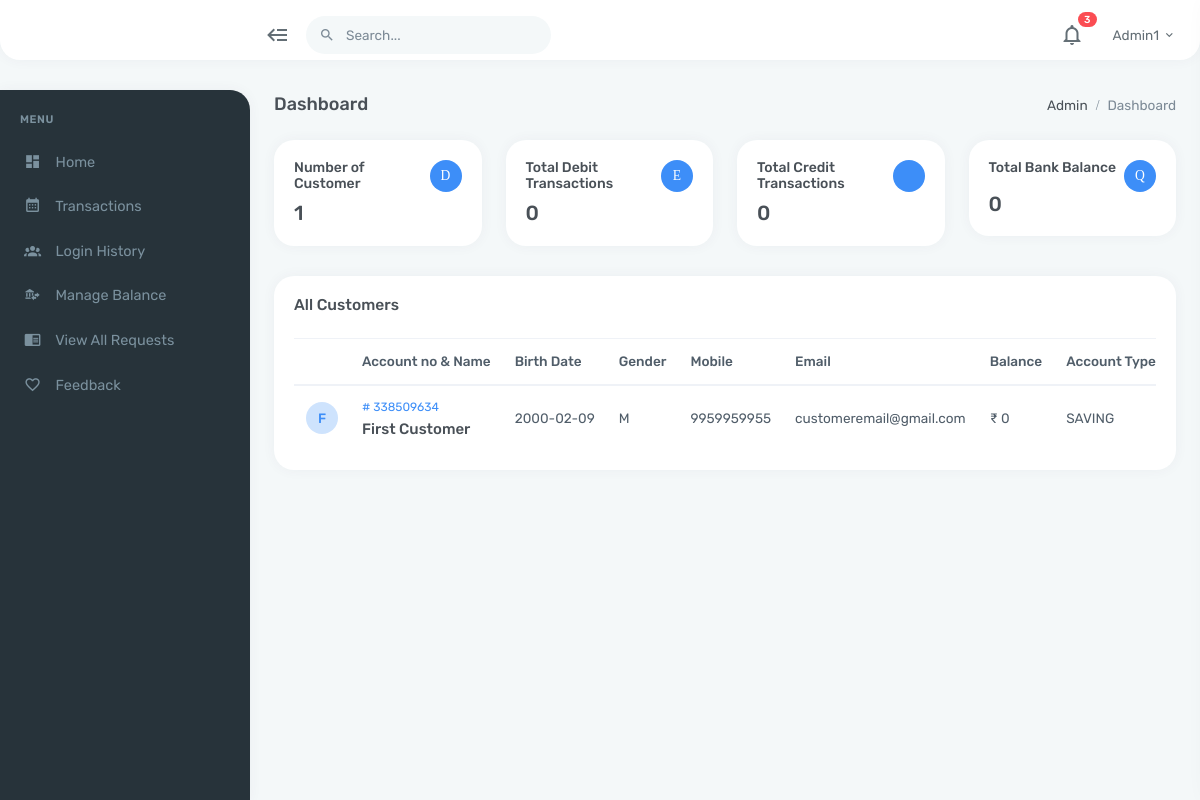
/admin/dist/index.php (signed in), run on the app's committed database.
### tables this page shows
CREATE TABLE `tbl_customer` (
  `account_no` int(9) NOT NULL,
  `full_name` char(100) NOT NULL,
  `gender` char(10) NOT NULL,
  `birth_date` date NOT NULL,
  `mobile` char(15) NOT NULL,
  `email` char(100) NOT NULL
);

CREATE TABLE `tbl_balance` (
  `account_no` int(9) NOT NULL,
  `account_type` varchar(20) NOT NULL,
  `balance` int(10) NOT NULL
);

CREATE TABLE `tbl_account_type` (
  `account_no` int(9) NOT NULL,
  `account_type` char(10) NOT NULL
);

### admin/dist/index.php (the view, shortened to what the rows shown need)
<?php
    include('connect.php');
    if(isset($_SESSION["s_admin_id"]))
    {
        $Admin_id = $_SESSION["s_admin_id"];
        $query_admin = "SELECT * FROM tbl_admin WHERE admin_id=$Admin_id";
        $result_admin = mysqli_query($con, $query_admin);
        $row_admin_detail = mysqli_fetch_array($result_admin);
    } else {
        header("location:http://localhost/online-banking/admin/dist/auth-login.php");
    }
?>
    <!doctype html>
    <html lang="en">
    <head>
        <link href="assets/libs/slick-slider/slick/slick.css" rel="stylesheet" type="text/css" />
        <link href="assets/libs/slick-slider/slick/slick-theme.css" rel="stylesheet" type="text/css" />
        <link href="assets/libs/jqvmap/jqvmap.min.css" rel="stylesheet" />
        <link href="assets/css/bootstrap.min.css" rel="stylesheet" type="text/css" />
        <link href="assets/css/icons.min.css" rel="stylesheet" type="text/css" />
        <link href="assets/css/app.min.css" rel="stylesheet" type="text/css" />
    </head>
    <body data-sidebar="dark">
        <div id="layout-wrapper">
            <?php
include "header-sidepanel.php"
?>
                <div class="main-content">
                    <div class="page-content">
                        <div class="container-fluid">
                            <div class="row">
                                <div class="col-lg-12">
                                    <div class="card">
                                        <div class="card-body">
                                            <div class="table-responsive">
                                                <table class="table table-centered table-nowrap mb-0">
                                                    <thead>
                                                        <tr>
                                                            <th scope="col" style="width: 60px;"></th>
                                                            <th scope="col">Account no & Name</th>
                                                            <th scope="col">Birth Date</th>
                                                            <th scope="col">Gender</th>
                                                            <th scope="col">Mobile</th>
                                                            <th scope="col">Email</th>
                                                            <th scope="col">Balance</th>
                                                            <th scope="col">Account Type</th>
                                                        </tr>
                                                    </thead>
                                                    <tbody>
                                                        <?php
                                                    $query_for_customer_details = "SELECT * FROM tbl_customer";
                                                    $customers_details = mysqli_query($con,$query_for_customer_details);
                                                    while($row = mysqli_fetch_array($customers_details)) {
                                                        $account_no = $row["account_no"];
                                                        $query_for_account_bal = "SELECT balance FROM tbl_balance WHERE account_no=$account_no";
                                                        $result_account_bal = mysqli_query($con, $query_for_account_bal);
                                                        $account_bal = mysqli_fetch_array($result_account_bal)[0];
                                                        $query_for_account_type = "SELECT account_type FROM tbl_account_type WHERE account_no=$account_no";
                                                        $result_account_type = mysqli_query($con, $query_for_account_type);
                                                        $account_type = mysqli_fetch_array($result_account_type)[0];
                                                       echo
                                                       '<tr>
                                                       <td>
                                                       <div class="avatar-xs">
                                                       <a href="profile_view.php?account_no='.$account_no.'">
                                                       <span class="avatar-title rounded-circle bg-soft-primary text-primary">
                                                                        '.$row["full_name"][0].'
                                                                    </span>
                                                        </a>
                                                                </div>
                                                            </td>
                                                            <td>
                                                       <a href="profile_view.php?account_no='.$account_no.'">
                                                                <p class="mb-1 font-size-12"># '.$row["account_no"].'</p>
                                                                <h5 class="font-size-15 mb-0">'.$row["full_name"].' </h5>
                                                        </a>
                                                            </td>
                                                            <td>'.$row["birth_date"].'</td>
                                                            <td>'.$row["gender"].'<br></td>
                                                            <td>'.$row["mobile"].'</td>
                                                            <td> '.$row["email"].'</td>
                                                            <td>&#x20b9; '.$account_bal.'<br></td>
                                                            <td> '.$account_type.'</td>
                                                    </tr>';
                                                   }
                                                ?>
                                                    </tbody>
                                                </table>
                                            </div>
                                        </div>
                                    </div>
                                </div>
                            </div>
                        </div>
                    </div>
                </div>
        </div>
    </body>
    </html>

### admin/dist/header-sidepanel.php (shortened to what the rows shown need)
<header id="page-topbar">
    <div class="navbar-header">
        <div class="d-flex">
            <div class="dropdown d-inline-block">
                <button type="button" class="btn header-item waves-effect" id="page-header-user-dropdown" data-toggle="dropdown" aria-haspopup="true" aria-expanded="false">
                                <span class="d-none d-sm-inline-block ml-1"><?php echo $row_admin_detail["full_name"]?></span>
                                <i class="mdi mdi-chevron-down d-none d-sm-inline-block"></i>
                            </button>
            </div>
        </div>
    </div>
</header>

### data on the page
tbl_customer: full_name "F", account_no "338509634", full_name "First Customer", birth_date "2000-02-09", gender "M", mobile "9959959955", email "customeremail@gmail.com", tbl_balance.balance "0", tbl_account_type.account_type "SAVING"

### other printed values
$row_admin_detail["full_name"] "Admin1"
$no_of_customer "1"
$debit_count "0"
$credit_count "0"
$total_bank_balance "0"
